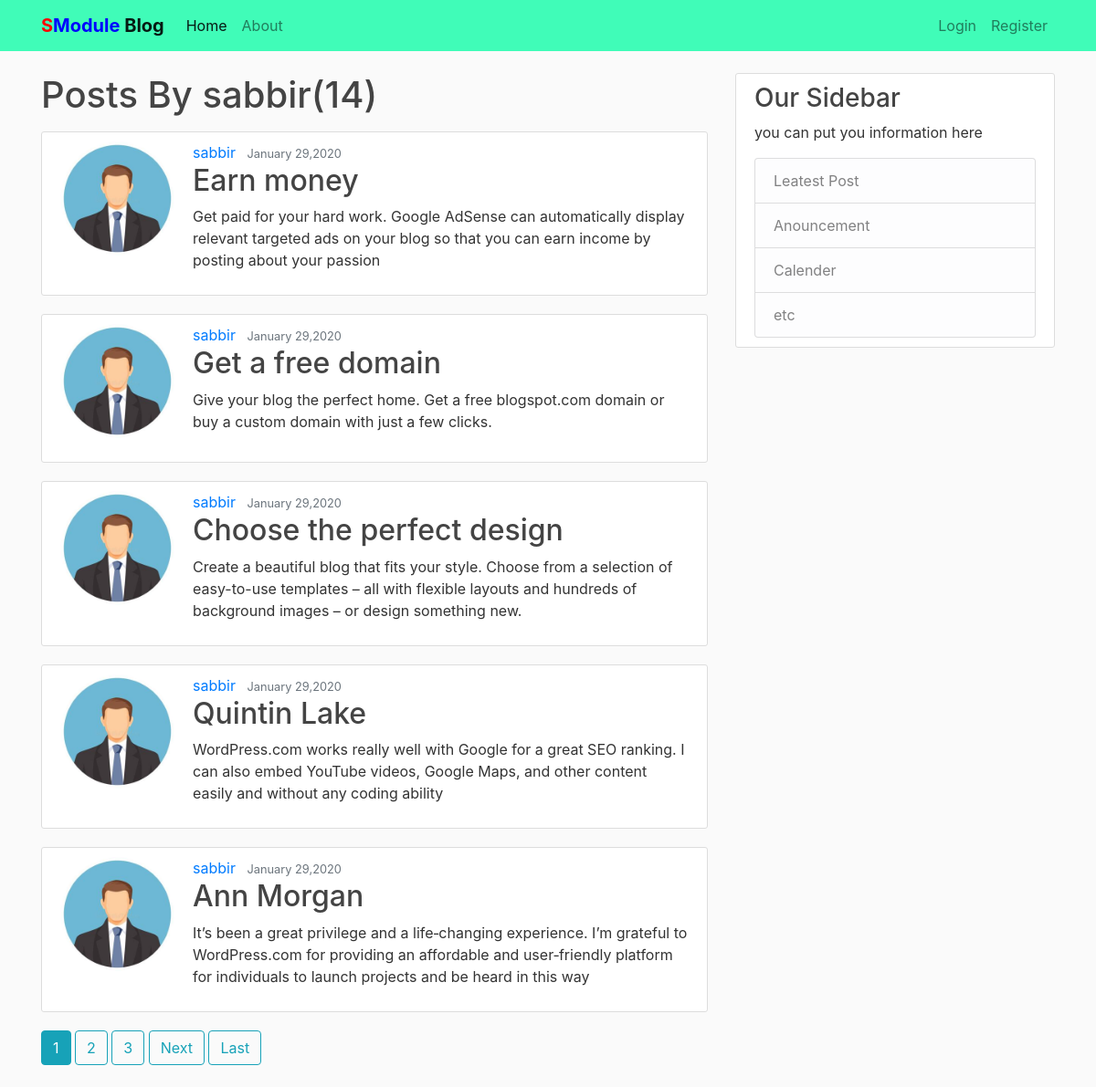
/user/sabbir, run on an earlier commit of the app's database.
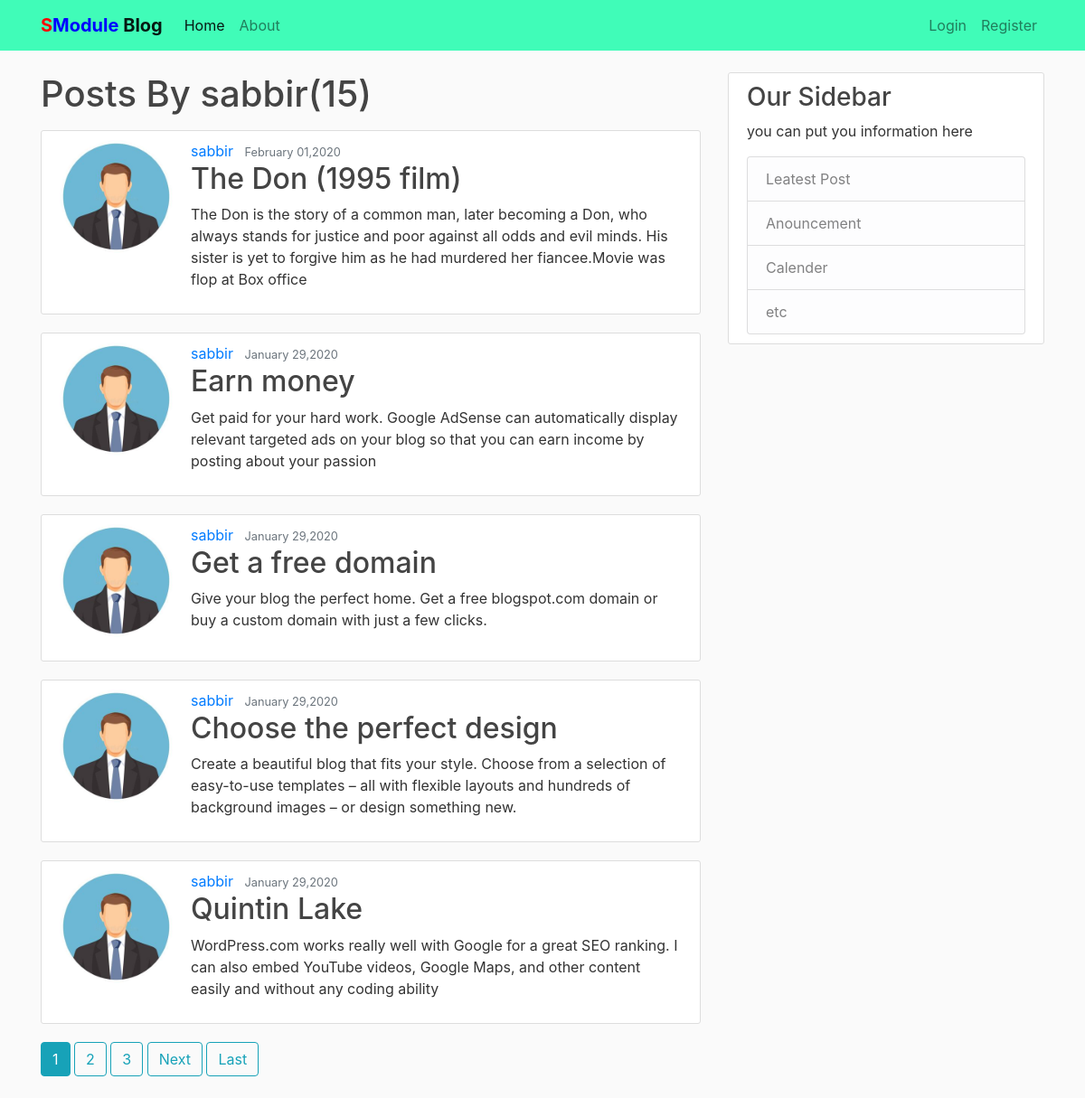
And on a later commit of the database.
### blog/models.py (models this page shows, shortened)
class Posts(models.Model):
    title = models.CharField(max_length=100)
    content = models.TextField()
    date_posted = models.DateTimeField(default=timezone.now)
    author = models.ForeignKey(User, on_delete=models.CASCADE)

### users/models.py (models this page shows, shortened)
class Profile(models.Model):
    user = models.OneToOneField(User, on_delete=models.CASCADE)
    image = models.ImageField(default='demo.jpg', upload_to='profile_pics')

### blog/views.py (the view)
class UserPostListView(ListView):
    model = Posts
    template_name = 'blog/user_post.html'
    context_object_name = 'posts'
    ordering = ['-date_posted']
    paginate_by = 5
    def get_queryset(self):
        user = get_object_or_404(User, username = self.kwargs.get('username'))
        return Posts.objects.filter(author=user).order_by('-date_posted')

### blog/templates/blog/user_post.html (shortened to what this page needs)
{% extends "blog/base.html" %}
{% block content %}
  <h1 class="mb-3">Posts By {{ view.kwargs.username }}({{ page_obj.paginator.count }})</h1>
    {% for post in posts %}
      <article class="media content-section">
        <img class="rounded-circle account-img" src="{{ post.author.profile.image.url }}" alt="">
        <div class="media-body">
          <div class="article-metadata">
            <a href="#" class="mr-2">{{ post.author }}</a>
            <small class="text-muted">{{ post.date_posted|date:"F d,Y" }}</small>
          </div>
          <h2><a class="article-title" href="{% url 'blog-detail' post.id %}">{{ post.title }}</a></h2>
          <p class="article-content">{{ post.content }}</p>
        </div>
      </article>
    {% endfor %}
    {% if is_paginated %}
      {% for num in page_obj.paginator.page_range %}
        {% if page_obj.number == num %}
          <a class="btn btn-info mb-4" href="?page={{ num }}"> {{ num }}</a>
        {% elif num > page_obj.number|add:'-3' and num < page_obj.number|add:'3' %}
          <a class="btn btn-outline-info mb-4" href="?page={{ num }}"> {{ num }}</a>
        {% endif %}
      {% endfor %}
      {% if page_obj.has_next %}
        <a class="btn btn-outline-info mb-4" href="?page={{ page_obj.next_page_number }}"> Next</a>
        <a class="btn btn-outline-info mb-4" href="?page={{ page_obj.paginator.num_pages }}"> Last</a>
      {% endif %}
    {% endif %}
{% endblock content %}

### blog/templates/blog/base.html (shortened to what this page needs)
{% load static %}
<!DOCTYPE html>
<html lang="en" dir="ltr">
  <head>
    <link rel="stylesheet" href="https://stackpath.bootstrapcdn.com/bootstrap/4.4.1/css/bootstrap.min.css">
    <link rel="stylesheet" type="text/css" href="{% static 'blog/main.css' %}">
  </head>
  <body>
    <header>
      <nav class="navbar navbar-expand-lg navbar-light bg-light" style="background-color: #40FCB8 !important;">
        <div class="container">
          <div class="collapse navbar-collapse" id="navbarTogglerDemo01">
            <a class="navbar-brand" href="{% url 'blog-home' %}" style="font-weight:bold;"><span style="color:red;font-size:20px;">S</span><span style="color:blue;font-size:20px;">Module</span> Blog</a>
            <ul class="navbar-nav mr-auto mt-2 mt-lg-0">
              <li class="nav-item active">
                <a class="nav-link" href="{% url 'blog-home' %}">Home</a>
              </li>
              <li class="nav-item">
                <a class="nav-link" href="{% url 'blog-about' %}">About</a>
              </li>
            </ul>
            <div class="navbar-nav">
              {% if user.is_authenticated %}
                <a class="nav-item nav-link" href="{% url 'blog-create' %}">New Post</a>
                <a class="nav-item nav-link" href="{% url 'profile' %}">Profile</a>
                <a class="nav-item nav-link" href="{% url 'logout' %}">Logout</a>
              {% else %}
                <a class="nav-item nav-link" href="{% url 'login' %}">Login</a>
                <a class="nav-item nav-link" href="{% url 'register' %}">Register</a>
              {% endif %}
            </div>
          </div>
        </div>
      </nav>
    </header>
    <main class="container " role="main">
      <br>
      <div class="row " >
        <div class="col-md-8">
          {% block content %} {% endblock %}
        </div>
        <div class="col-md-4">
          <div class="content-section">
            <h3>Our Sidebar</h3>
            <p>you can put you information here</p>
            <ul class="list-group">
              <li class="list-group-item list-group-item-light" >Leatest Post</li>
              <li class="list-group-item list-group-item-light" >Anouncement</li>
              <li class="list-group-item list-group-item-light" >Calender</li>
              <li class="list-group-item list-group-item-light" >etc</li>
            </ul>
          </div>
        </div>
      </div>
    </main>
  </body>
</html>

### blog/static/blog/main.css (style rules this page uses)
body { background: #fafafa; color: #333333; }
h1, h2, h3, h4, h5, h6 { color: #444444; }
ul { margin: 0; }
.content-section { background: #ffffff; padding: 10px 20px; border: 1px solid #dddddd; border-radius: 3px; margin-bottom: 20px; }
.article-title { color: #444444; }
.account-img { height: 125px; weight: 125px; margin-right: 20px; margin-bottom: 16px; }

What changed in the data, as far as the page shows it:
no longer on this page (row unchanged): Posts: author.profile.image (picture), author "sabbir", date_posted "January 29,2020", title "Ann Morgan", content "It’s been a great privilege and a life‑changing experience. I’m grateful to WordPress.com for providing an affordable and user‑friendly platform for individuals to launch projects and be heard in this way"
added Posts: author.profile.image (picture), author "sabbir", date_posted "February 01,2020", title "The Don (1995 film)", content "The Don is the story of a common man, later becoming a Don, who always stands for justice and poor against all odds and evil minds. His sister is yet to forgive him as he had murdered her fiancee.Movie was flop at Box office"
Also different on the page:
{{ page_obj.paginator.count }}: "14" → "15"
